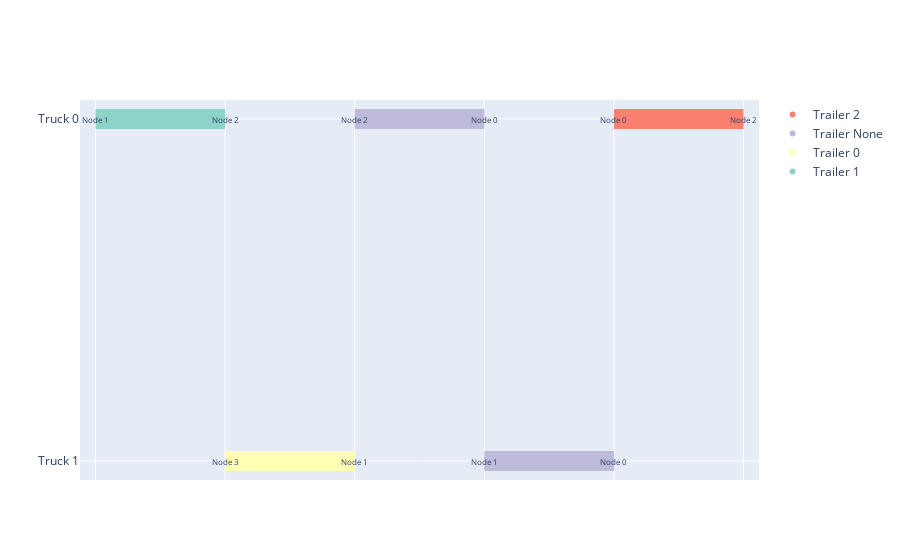

The cell this chart's notebook holds for it:
### Code cell
env = EVRP
val_dataset = env.make_dataset(
        size=4,
        num_samples=1,
        num_trucks=2,
        num_trailers=3,
        truck_names=None,
    )

# Need a dataloader to batch instances
dataloader = DataLoader(val_dataset, batch_size=1, collate_fn=collate_fn)

# Make var works for dicts
batch = next(iter(dataloader))

# Run the model
model.eval()
model.set_decode_type('greedy')

with torch.no_grad():
    length, _, edges, decision = model(batch[0].copy(), batch[1].copy(), return_pi=True)

edges=edges.permute(1,2,0)
decision=decision.permute(0, 2, 1)
for i, graph in enumerate(batch[1]):
    print("graph_index", i)
    fig, ax = plt.subplots()
    graph.draw(ax=ax, with_labels=True)
    plt.show()

    for edge, d in zip(edges[i], decision[i]):
        fig, ax = plt.subplots()
        print(edge, d)

        graph.clear()
        edge = graph.visit_edge([edge])
        graph.update_attributes(edge)
        graph.draw(ax=ax, with_labels=True)

        plt.show()

    data = edges[0].numpy().astype(int)
    plot_timeline(data)

### Figure 1 — Plotly figure (JSON) as saved in the notebook; plotly's stock layout.template omitted (floating-point values rounded to 4 significant figures)
{"data": [{"hoverinfo": "none", "line": {"color": "rgb(141,211,199)", "width": 20}, "mode": "lines", "name": "Truck 0", "showlegend": false, "type": "scatter", "x": ["1970-01-01T00:00:00", "1970-01-01T01:00:00"], "y": ["Truck 0", "Truck 0"]}, {"hoverinfo": "none", "line": {"color": "rgb(190,186,218)", "width": 20}, "mode": "lines", "name": "Truck 0", "showlegend": false, "type": "scatter", "x": ["1970-01-01T02:00:00", "1970-01-01T03:00:00"], "y": ["Truck 0", "Truck 0"]}, {"hoverinfo": "none", "line": {"color": "rgb(251,128,114)", "width": 20}, "mode": "lines", "name": "Truck 0", "showlegend": false, "type": "scatter", "x": ["1970-01-01T04:00:00", "1970-01-01T05:00:00"], "y": ["Truck 0", "Truck 0"]}, {"hoverinfo": "none", "line": {"color": "rgb(255,255,179)", "width": 20}, "mode": "lines", "name": "Truck 1", "showlegend": false, "type": "scatter", "x": ["1970-01-01T01:00:00", "1970-01-01T02:00:00"], "y": ["Truck 1", "Truck 1"]}, {"hoverinfo": "none", "line": {"color": "rgb(190,186,218)", "width": 20}, "mode": "lines", "name": "Truck 1", "showlegend": false, "type": "scatter", "x": ["1970-01-01T03:00:00", "1970-01-01T04:00:00"], "y": ["Truck 1", "Truck 1"]}, {"legendgroup": "Trailer 1", "marker": {"color": "rgb(141,211,199)"}, "mode": "markers", "name": "Trailer 1", "type": "scatter", "x": [null], "y": [null]}, {"legendgroup": "Trailer 0", "marker": {"color": "rgb(255,255,179)"}, "mode": "markers", "name": "Trailer 0", "type": "scatter", "x": [null], "y": [null]}, {"legendgroup": "Trailer None", "marker": {"color": "rgb(190,186,218)"}, "mode": "markers", "name": "Trailer None", "type": "scatter", "x": [null], "y": [null]}, {"legendgroup": "Trailer 2", "marker": {"color": "rgb(251,128,114)"}, "mode": "markers", "name": "Trailer 2", "type": "scatter", "x": [null], "y": [null]}], "layout": {"annotations": [{"align": "center", "arrowhead": 2, "arrowsize": 1.5, "arrowwidth": 1.5, "ax": 20, "ay": 0, "font": {"size": 8}, "showarrow": false, "text": "Node 1", "valign": "bottom", "x": "1970-01-01T00:00:00", "xref": "x", "y": "Truck 0", "yref": "y"}, {"align": "center", "arrowhead": 2, "arrowsize": 1.5, "arrowwidth": 1.5, "ax": -20, "ay": 0, "font": {"size": 8}, "showarrow": false, "text": "Node 2", "valign": "bottom", "x": "1970-01-01T01:00:00", "xref": "x", "y": "Truck 0", "yref": "y"}, {"align": "center", "arrowhead": 2, "arrowsize": 1.5, "arrowwidth": 1.5, "ax": 20, "ay": 0, "font": {"size": 8}, "showarrow": false, "text": "Node 2", "valign": "bottom", "x": "1970-01-01T02:00:00", "xref": "x", "y": "Truck 0", "yref": "y"}, {"align": "center", "arrowhead": 2, "arrowsize": 1.5, "arrowwidth": 1.5, "ax": -20, "ay": 0, "font": {"size": 8}, "showarrow": false, "text": "Node 0", "valign": "bottom", "x": "1970-01-01T03:00:00", "xref": "x", "y": "Truck 0", "yref": "y"}, {"align": "center", "arrowhead": 2, "arrowsize": 1.5, "arrowwidth": 1.5, "ax": 20, "ay": 0, "font": {"size": 8}, "showarrow": false, "text": "Node 0", "valign": "bottom", "x": "1970-01-01T04:00:00", "xref": "x", "y": "Truck 0", "yref": "y"}, {"align": "center", "arrowhead": 2, "arrowsize": 1.5, "arrowwidth": 1.5, "ax": -20, "ay": 0, "font": {"size": 8}, "showarrow": false, "text": "Node 2", "valign": "bottom", "x": "1970-01-01T05:00:00", "xref": "x", "y": "Truck 0", "yref": "y"}, {"align": "center", "arrowhead": 2, "arrowsize": 1.5, "arrowwidth": 1.5, "ax": 20, "ay": 0, "font": {"size": 8}, "showarrow": false, "text": "Node 3", "valign": "bottom", "x": "1970-01-01T01:00:00", "xref": "x", "y": "Truck 1", "yref": "y"}, {"align": "center", "arrowhead": 2, "arrowsize": 1.5, "arrowwidth": 1.5, "ax": -20, "ay": 0, "font": {"size": 8}, "showarrow": false, "text": "Node 1", "valign": "bottom", "x": "1970-01-01T02:00:00", "xref": "x", "y": "Truck 1", "yref": "y"}, {"align": "center", "arrowhead": 2, "arrowsize": 1.5, "arrowwidth": 1.5, "ax": 20, "ay": 0, "font": {"size": 8}, "showarrow": false, "text": "Node 1", "valign": "bottom", "x": "1970-01-01T03:00:00", "xref": "x", "y": "Truck 1", "yref": "y"}, {"align": "center", "arrowhead": 2, "arrowsize": 1.5, "arrowwidth": 1.5, "ax": -20, "ay": 0, "font": {"size": 8}, "showarrow": false, "text": "Node 0", "valign": "bottom", "x": "1970-01-01T04:00:00", "xref": "x", "y": "Truck 1", "yref": "y"}], "legend": {"traceorder": "reversed"}, "showlegend": true, "xaxis": {"showticklabels": false}, "yaxis": {"autorange": "reversed"}}}
